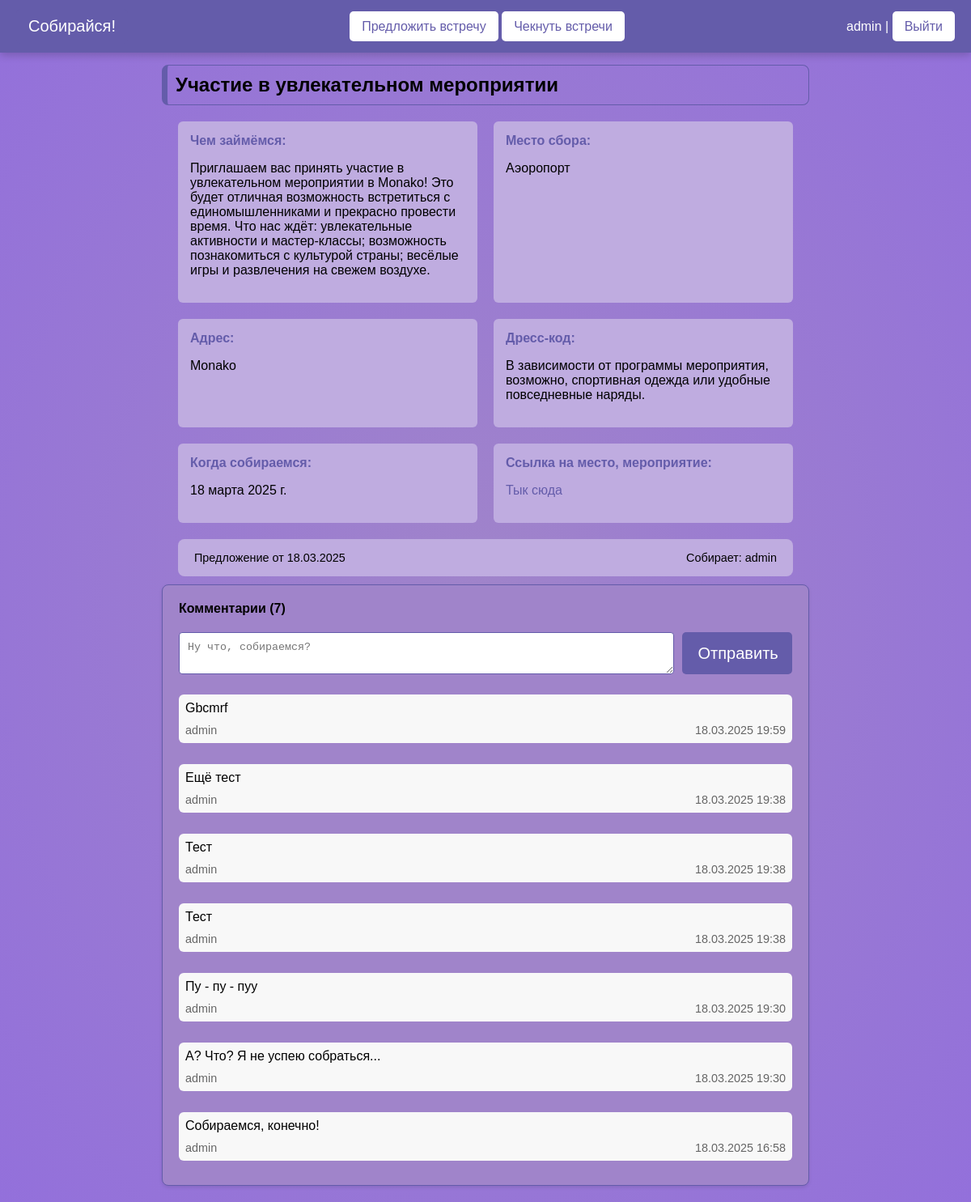
/check/5/ (signed in), run on the app's committed database.
### meetings/models.py (models this page shows, shortened)
class Meeting(models.Model):
    author = models.ForeignKey(User, on_delete=models.SET_NULL, null=True)
    reason_to_meet = models.CharField('Повод для встречи', max_length=150)
    meeting_place = models.CharField('Место сбора' ,max_length=255)
    address = models.CharField('Адрес', max_length=150)
    what_to_do = models.TextField('Чем займёмся')
    dress_code = models.CharField('Дресс-код', max_length=150)
    link = models.URLField('Ссылка на место, мероприятие', blank=True)
    date_meeting = models.DateField('Когда собираемся')
    date_create = models.DateField(auto_now_add=True)

class Comment(models.Model):
    meeting = models.ForeignKey(Meeting, on_delete=models.CASCADE, related_name='comments')
    author = models.ForeignKey(User, on_delete=models.CASCADE)
    text = models.TextField("Комментарий")
    created_date = models.DateTimeField("Дата создания", auto_now_add=True)

### meetings/views.py (the view)
# urls.py: path('check/<int:pk>/', views.meeting_detail, name='meeting_detail'),
@login_required
def meeting_detail(request, pk):
    meeting = get_object_or_404(Meeting, pk=pk)
    comments = meeting.comments.all().order_by('-created_date')
    if request.method == 'POST':
        form = CommentForm(request.POST)
        if form.is_valid() and request.user.is_authenticated:
            comment = form.save(commit=False)
            comment.meeting = meeting
            comment.author = request.user
            comment.save()
            return redirect('meeting_detail', pk=pk)
    else:
        form = CommentForm()
    return render(request, 'meetings/meeting_detail.html', {
        'meeting': meeting,
        'comments': comments,
        'form': form
    })

### meetings/forms.py
class CommentForm(ModelForm):
    class Meta:
        model = Comment
        fields = ('text',)
        widgets = {
            'text': Textarea(attrs={
                'class': 'form-control',
                'rows': 2,
                'placeholder': 'Ну что, собираемся?'
            })
        }

### meetings/templates/meetings/meeting_detail.html (shortened to what this page needs)
{% extends 'base.html' %}
{% load static %}
{% block content %}
<link rel="stylesheet" type="text/css" href="{% static 'meetings/css/detail.css' %}"/>
<div class="custom-container">
    <div class="meeting-card">
        <div class="card-header">
            <h2 class="meeting-title">{{ meeting.reason_to_meet }}</h2>
        </div>
        <div class="card-content">
            <div class="details-grid">
                <div class="detail-item">
                    <h4>Чем займёмся:</h4>
                    <p>{{ meeting.what_to_do }}</p>
                </div>
                <div class="detail-item">
                    <h4>Место сбора:</h4>
                    <p>{{ meeting.meeting_place }}</p>
                </div>
                <div class="detail-item">
                    <h4>Адрес:</h4>
                    <p>{{ meeting.address }}</p>
                </div>
                <div class="detail-item">
                    <h4>Дресс-код:</h4>
                    <p>{{ meeting.dress_code }}</p>
                </div>
                <div class="detail-item">
                    <h4>Когда собираемся:</h4>
                    <p>{{ meeting.date_meeting }}</p>
                </div>
                {% if meeting.link %}
                <div class="detail-item">
                    <h4>Ссылка на место, мероприятие:</h4>
                    <p><a href="{{ meeting.link }}" class="custom-link">Тык сюда</a></p>
                </div>
                {% else %}
                <div class="detail-item">
                    <h4>Ссылка на место, мероприятие:</h4>
                    <p>Ссылки нет - чекаем газеты :)</p>
                </div>
                {% endif %}
            </div>
            <div class="meeting-footer">
                <span>Предложение от {{ meeting.date_create|date:"d.m.Y" }}</span>
                <span>Собирает: {{ meeting.author.username }}</span>
            </div>
        </div>
    </div>
    <div class="comments-section">
        <div class="comments-header">
            <h4>Комментарии ({{ comments.count }})</h4>
        </div>
        <form method="post" class="comment-form">
            <textarea name="text" placeholder="Ну что, собираемся?"></textarea>
            <button type="submit">Отправить</button>
        </form>
        <div class="comments-list">
            {% for comment in comments %}
            <div class="comment-card">
                <p class="comment-text">{{ comment.text }}</p>
                <div class="comment-info">
                    <span>{{ comment.author.username }}</span>
                    <span>{{ comment.created_date|date:"d.m.Y H:i" }}</span>
                </div>
            </div>
            {% empty %}
            <p class="no-comments">Пока нет комментариев</p>
            {% endfor %}
        </div>
    </div>
</div>
{% endblock %}

### templates/base.html (shortened to what this page needs)
{% load static %}
<!DOCTYPE html>
<html lang="ru">
<head>
    <link rel="stylesheet" type="text/css" href="{% static 'meetings/css/style.css' %}"/>
</head>
<body>
    <div class="header">
        <div class="btn site-name"><a id="home" href="{% url 'home' %}" class="home-button">Собирайся!</a></div>
        <div class="nav-buttons">
            <a class="btn btn-primary" href="{% url 'suggest' %}">Предложить встречу</a>
            <a class="btn btn-primary" href="{% url 'check' %}">Чекнуть встречи</a>
        </div>
        <div class="auth-buttons">
            {% if user.is_authenticated %}
            {{user.username}} | <a href="{% url 'users:logout' %}">Выйти</a>
            {% else %}
            <a class="btn btn-primary" href="{% url 'users:login' %}">Войти</a> <a class="btn btn-primary" href="{% url 'users:register' %}">Регистрация</a>
            {% endif %}
        </div>
    </div>
	<div class="content-text">
{% block content %}
{% endblock %}
	</div>
</body>
</html>

### meetings/static/meetings/css/style.css (style rules this page uses)
body { background: radial-gradient(ellipse, #A084CA, #9370DB); margin: 0; font-family: Arial, sans-serif; }
.header { position: fixed; top: 0; left: 0; right: 0; background-color: #645CAA; color: white; display: flex; justify-content: space-between; align-items: center; padding: 11px 20px; box-shadow: 0 3px 10px rgba(0, 0, 0, 0.2); z-index: 1000; }
.header a { background-color: #fff; color: #645CAA; border: none; padding: 10px 15px; border-radius: 5px; cursor: pointer; transition: background-color 0.3s; text-decoration: none; }
#home { background-color: #645CAA; color: #fff; text-decoration: none; display: inline-block; transition: transform 0.3s ease; font-size: 20px; }
button { text-align: center; font-size: 20px; outline: none; border: 1px solid EBC7E8; border-radius: 5px; padding: 0.2rem 0.5rem; background-color: inherit; cursor: pointer; font-weight: 500; width: 30%; transition: background-color 0.3s ease; }

### meetings/static/meetings/css/detail.css (style rules this page uses)
.custom-container { max-width: 800px; margin: 0 auto; padding: 20px; margin-top: 60px; }
.card-header { padding: 10px; border: 1px solid #645CAA; border-left: 7px solid rgb(100, 92, 170); border-radius: 8px; }
.meeting-title { margin: 0; }
.details-grid { display: grid; grid-template-columns: repeat(auto-fit, minmax(250px, 1fr)); gap: 20px; padding: 20px; }
.detail-item { padding: 15px; background: #BFACE0; border-radius: 6px; }
.detail-item h4 { margin: 0 0 10px 0; color: #645CAA; }
.meeting-footer { display: flex; justify-content: space-between; padding: 15px 20px; background: #BFACE0; font-size: 0.9em; border-radius: 8px; margin: 0 auto; width: 90%; margin-bottom: 10px; }
.comments-section { background: #A084CA; border-radius: 8px; border: 1px solid #645CAA; box-shadow: 0 2px 4px rgba(0,0,0,0.1); padding: 20px; }
.comments-header h4 { margin: 0 0 20px 0; }
.comment-form { display: flex; gap: 10px; margin-bottom: 25px; }
.comment-form textarea { width: 700px; padding: 10px; border: 1px solid #645CAA; border-radius: 4px; min-height: 30px; }
.comment-form button { padding: 8px 20px; background: #645CAA; color: white; border: none; border-radius: 5px; cursor: pointer; width: 18%; }
.comment-card { padding: 8px; background: #f8f8f8; border-radius: 6px; margin-bottom: 10px; }
.comments-list { display: flex; flex-direction: column; gap: 16px; }
.comment-text { margin: 0 0 10px 0; }
.comment-info { display: flex; justify-content: space-between; font-size: 0.9em; color: #666; }
.custom-link { color: #645CAA; text-decoration: none; }

### data on the page
Meeting: reason_to_meet "Участие в увлекательном мероприятии", what_to_do "Приглашаем вас принять участие в увлекательном мероприятии в Monako! Это будет отличная возможность встретиться с единомышленниками и прекрасно провести время. Что нас ждёт: увлекательные активности и мастер-классы; возможность познакомиться с культурой страны; весёлые игры и развлечения на свежем воздухе.", meeting_place "Аэоропорт", address "Monako", dress_code "В зависимости от программы мероприятия, возможно, спортивная одежда или удобные повседневные наряды.", date_meeting "18 марта 2025 г.", date_create "18.03.2025", author.username "admin"
Comment: text "Gbcmrf", author.username "admin", created_date "18.03.2025 19:59"
Comment: text "Ещё тест", author.username "admin", created_date "18.03.2025 19:38"
Comment: text "Тест", author.username "admin", created_date "18.03.2025 19:38"
Comment: text "Тест", author.username "admin", created_date "18.03.2025 19:38"
Comment: text "Пу - пу - пуу", author.username "admin", created_date "18.03.2025 19:30"
Comment: text "А? Что? Я не успею собраться...", author.username "admin", created_date "18.03.2025 19:30"
Comment: text "Собираемся, конечно!", author.username "admin", created_date "18.03.2025 16:58"

### other printed values
{{ user.username }} "admin"
{{ comments.count }} "7"
